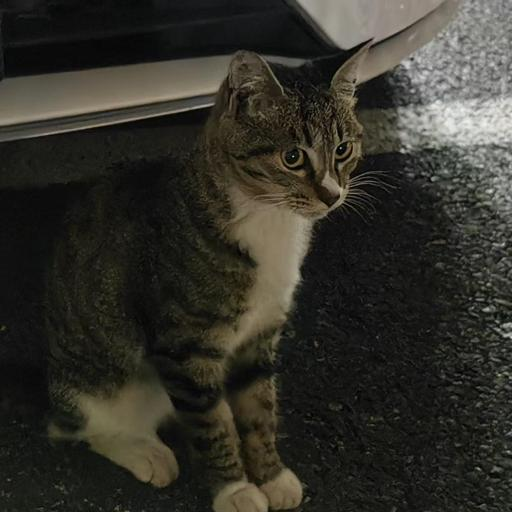
%> input picture new_STDM/5 cat512_rgb.jpg, 512 x 512 px
$ octave noise_func.m   (GNU Octave 9; MATLAB toolbox functions it lacks are replaced by stand-ins)
%> lines starting %> are read from the running program, lines starting %| are printed output that depends on the picture; in (x1, y1, x2, y2) boxes, pixels count from 0 and x2, y2 are one past the last pixel; in counts of white or black regions, pixels touching at a corner belong together; the program's own positions count from 1
%> further down, img_rgb is the input picture: size 512x512x3 uint8; mean R, G, B 50.3, 48.8, 41.4
### new_QDMv2.0/zernike_orderlist.m
% **********************************************************************
% PQ=zernike_orderlist(ORDER)
% PQ=zernike_orderlist(ORDER, WITHNEG)
%
% Create the moment indices (oder p and repetition) satisfying the
% necessary criteria (p-|q|=even, |q|<p) up to order p=ORDER.
%
% If WITHNEG is 1, then the basis functions with negative repetition are
% included.
%
% PQ is a matrix with 2 columns (p and q).
%
% Christian Wolf, http://liris.chrs.fr/christian.wolf
%
% Permission is granted for anyone to copy, use, modify, or distribute this
% program and accompanying programs and documents for any purpose, provided
% this copyright notice is retained and prominently displayed, along with
% a note saying that the original programs are available from my web page.
%
% The programs and documents are distributed without any warranty, express
% or implied.  As the programs were written for research purposes only, they
% have not been tested to the degree that would be advisable in any
% important application.
% All use of these programs is entirely at the user's own risk.
%
% **********************************************************************

% **********************************************************************
% Change log:
% 21.12.2009 cw: -Begin
% **********************************************************************

function PQ=zernike_orderlist(ORDER, WITHNEG)
%> called with ORDER = 31, WITHNEG = 1

    if nargin<2     %判断函数输入的变量个数，如果小于2，说明WITHNEG没有输入，就置零
        WITHNEG=0;
        fprintf('WITHENG')
    end

    PQ=[];
    if WITHNEG
        for p=0:ORDER
            for q=-p:p
                if mod(abs(p-abs(q)),2)==0
                    PQ = [ PQ ; p q ];
                end
            end
        end
    else
        for p=0:ORDER
            for q=0:p
                if mod(abs(p-q),2)==0
                    PQ = [ PQ ; p q ];
                end
            end
        end
    end

### new_QDMv2.0/zernike_A2.m
function [A]=zernike_A2(img, PQ)
img = double(img);
img_size = size(img);       %图像大小
%> img_size = [512 512]
xstep = 2/(img_size(1)-1);  %x方向上步长
%> xstep = 0.00391
ystep = 2/(img_size(2)-1);  %y方向上步长
%> ystep = 0.00391
[x,y] = meshgrid(-1:xstep:1,-1:ystep:1);%以图像中心为原点，每个坐标到图像中心的距离，（规划到单位圆以内）
circle1 = sqrt(x.^2 + y.^2);      %每个坐标到图像中心的距离，（规划到单位圆以内）
inside = find(circle1<=1.0001);    %inside是一个列向量，代表该图像中位于单位圆内的点
%> inside = 205108 values from 253 to 261892
mask = zeros(img_size);      %创建全零的mask矩阵，用来存放该图像中位于单位圆内的点
mask(inside) = ones(size(inside));  %单位圆内的坐标标记为1，否则标记为0
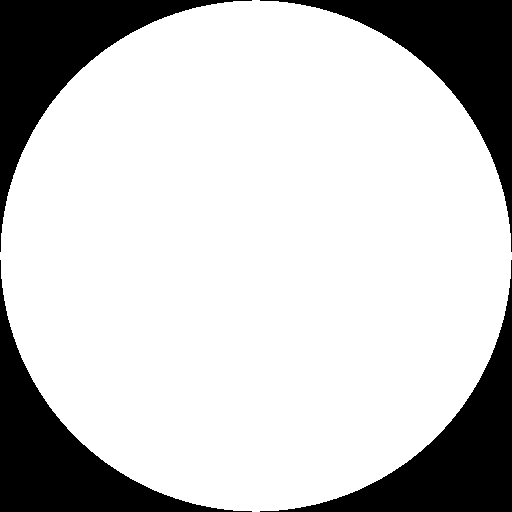
%> mask: size 512x512 double; values 0 (black) and 1 (white), 78.2% white; 4 black regions, box (x1, y1, x2, y2) and area: (0, 0, 252, 252) 14259, (260, 0, 512, 252) 14259, (0, 260, 252, 512) 14259, (260, 260, 512, 512) 14259
Z=zeros(img_size);
Z(inside)=x(inside)+1i*y(inside);
p=abs(Z);
theta=angle(Z);

V=zeros(img_size(1),img_size(2));
A=zeros(length(PQ),1);
%按照公式推导，先求R，再求V，最后求A
for k=1:length(PQ)
    n=PQ(k,1);
    m=PQ(k,2);
    a=(n-abs(m))/2;b=(n+abs(m))/2;
    R=zeros(img_size);
    for s=0:a
        num=power(-1,s).*factorial(n-s)*(p.^(n-2*s));
        den=factorial(s)*factorial(b-s)*factorial(a-s);
        R=R+(num/den);
    end
    phase=m*theta;
    R(mask==0)=0;
    phase(mask==0)=0;
    V=(R.*exp(1i*phase));
    A(k)=((n+1)/pi*sum(sum(xstep*ystep*img.*conj(V))));  %conj计算复数共扼值
end
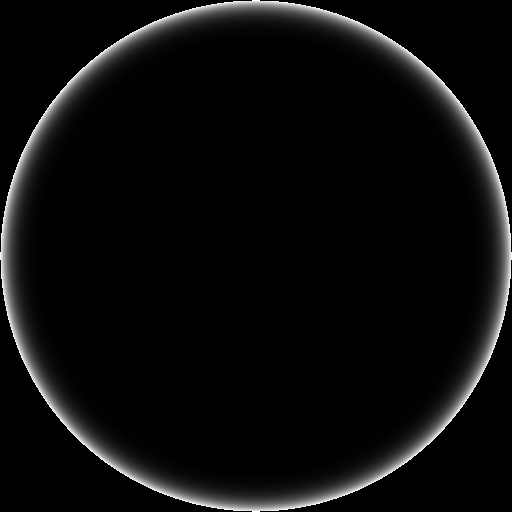
%> R: size 512x512 double; min 0, max 1, mean 0.0475; drawn with min black and max white
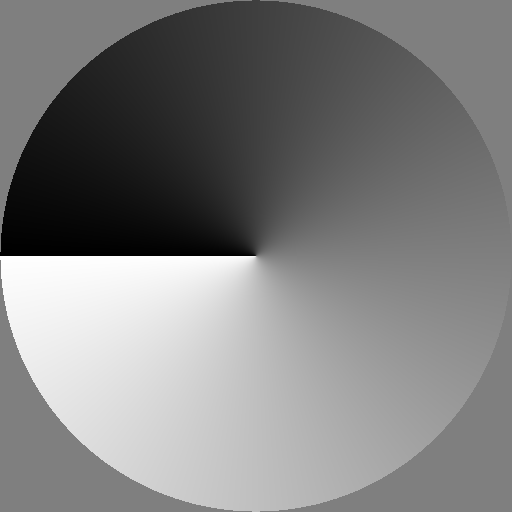
%> phase: size 512x512 double; min -97.33, max 97.33, mean 0; drawn with min black and max white


### new_QDMv2.0/zernike_V2.m
function [V]=zernike_V2(img_size, PQ,k)
xstep = 2/(img_size(1)-1);  %x方向上步长
ystep = 2/(img_size(2)-1);  %y方向上步长
[x,y] = meshgrid(-1:xstep:1,-1:ystep:1);%以图像中心为原点，每个坐标到图像中心的距离，（规划到单位圆以内）
circle1 = sqrt(x.^2 + y.^2);      %每个坐标到图像中心的距离，（规划到单位圆以内）
inside = find(circle1<=1.0001);    %inside是一个列向量，代表该图像中位于单位圆内的点
mask = zeros(img_size);      %创建全零的mask矩阵，用来存放该图像中位于单位圆内的点
mask(inside) = ones(size(inside));  %单位圆内的坐标标记为1，否则标记为0
Z=zeros(img_size);
Z(inside)=x(inside)+1i*y(inside);
p=abs(Z);
theta=angle(Z);


% for k=1:length(PQ)
n=PQ(k,1);
m=PQ(k,2);
a=(n-abs(m))/2;b=(n+abs(m))/2;
R=zeros(img_size);
for s=0:a
    num=power(-1,s).*factorial(n-s)*(p.^(n-2*s));
    den=factorial(s)*factorial(b-s)*factorial(a-s);
    R=R+(num/den);
end
phase=m*theta;
R(mask==0)=0;
phase(mask==0)=0;
V=(R.*exp(1i*phase));
% end

### new_QDMv2.0/water_quantizer_e.m
function [embed_q] = water_quantizer_e(A_enc_abs,flag,delta,Delta)
    M = length(flag);
    embed_q = zeros(M,1);
    L = sum(flag);
    k = 1;
    for i = 1:M
        embed_q(i) = A_enc_abs(i)*flag(i);
        if flag(i) == 1
            embed_q(i) = floor((embed_q(i)+delta(k))/Delta)*Delta+Delta/2-delta(k);
            k = k+1;
        end
    end
    if k ~= L+1
        fprintf("WRONG");
    end
end

### new_QDMv2.0/symmetri.m
function [w_v] = symmetri(w_v,PQ,flag)
    N = length(flag);
    for i = 1:N
        if flag(i) == 1
            n = PQ(i,1);
            m = PQ(i,2);
            index = PQ(:,1)==n & PQ(:,2)==-m;
            w_v(index) = conj(w_v(i));
        end
    end
end

### new_QDMv2.0/noise_func.m
clc;
clear;
tic;
order = 31;
T_multiply = 10000;
sigma_E = 10^5;
T = 3000;
R = 3;
L = 30; % 水印长度
Delta = 50;
% [4 lines of commented-out code are left out]

T1 = floor(T/2);
% T2 = T-T1;

% img_name = "lena512.bmp";
img_rgb = imread("5 cat512_rgb.jpg");
% uint8->double
img_rgb = double(img_rgb);
img = img_rgb(:,:,1);
% [7 lines of commented-out code are left out]
PQ = zernike_orderlist(order,1);
[A]=zernike_A2(img, PQ);
img_size = size(img);        %图像大小
%> img_size = [512 512]

% 选取低阶zernike系数嵌入水印
in = find(PQ(:,1)<25 & PQ(:,2)>0 & mod(PQ(:,2),4)~=0);
if length(in) < L
    fprintf("wrong:length(in) < water_length\n");
end

% 标记高阶和低阶系数的下标
flag = zeros(1,length(PQ));   % flag: 1×len(PQ)
flag(in(1:L)) = 1;

% 计算除去order内像素的图像
img_else = img;
for k = 1:L
    A_enc_complex=A(in(k));
    Ain=find(abs(A)==abs(A_enc_complex));
    V1 = zernike_V2(img_size, PQ, in(k));
    V2 = zernike_V2(img_size, PQ, Ain(1));
    img_else=img_else-(A(in(k))*V1+conj(A(in(k)))*V2);
end
%> this loop made 30 passes
%> Ain on passes 1 to 12: [2; 3], [4; 6], [8; 9], [7; 10], [12; 14], [18; 19], [17; 20], [16; 21], [24; 26], [22; 28], [32; 33], [31; 34]
%> pass 1, in zernike_V2 (call 2), `phase=m*theta;`:
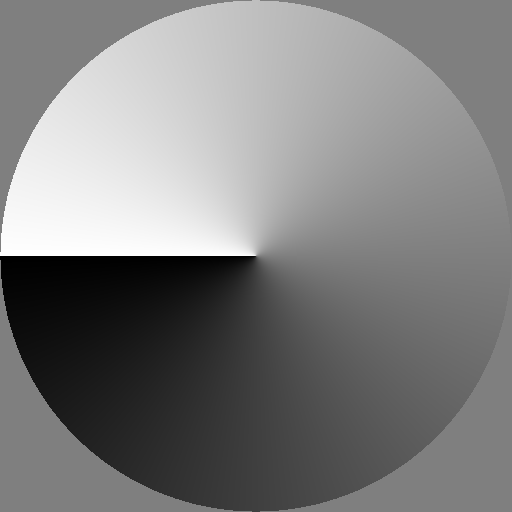
%> phase: size 512x512 double; min -3.14, max 3.14, mean -2.43e-17; drawn with min black and max white
%> pass 1, `img_else=img_else-(A(in(k))*V1+conj(A(in(k)))*V2);`:
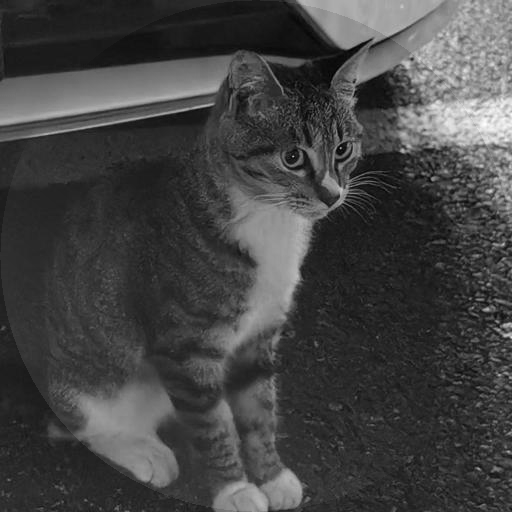
%> img_else: size 512x512 double; min -18.11, max 239, mean 50.3; drawn with min black and max white
%> after the loop:
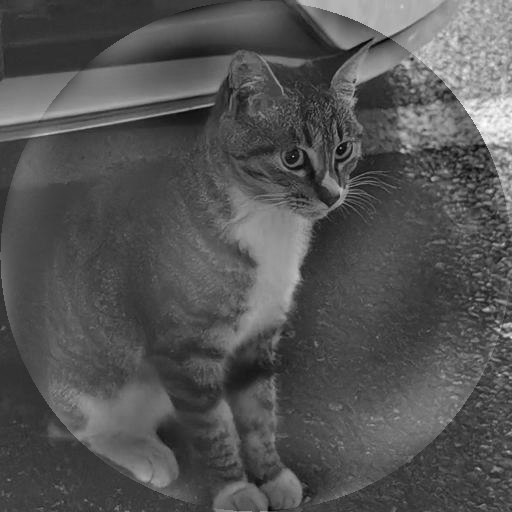
%> img_else: size 512x512 double; min -43.44, max 239, mean 50.3; drawn with min black and max white

A_enc_abs = abs(T_multiply*A/A(1));
%> A_enc_abs = 528 values, max 10000 at index 1, min 37.39 at index 85, mean 769.8

% delta = zeros(L,1);
delta = round(Delta*rand(L,1)) - Delta/2;
embed_q = water_quantizer_e(A_enc_abs,flag,delta,Delta);
%> after the loop in water_quantizer_e, `for i = 1:M`: embed_q = 528 values, max 3387 at index 10, min 0 at index 1, mean 91.25; k = 31
embed_q = symmetri(embed_q,PQ,flag);
%> after the loop in symmetri, `for i = 1:N`: index = 528 logical values, 1 true; m = 11; w_v = 528 values, max 3387 at index 7, min 0 at index 1, mean 182.5
%> embed_q has the same summary as w_v in symmetri

quan_img = img_else;
M = length(PQ);
%> (the run ends here)
